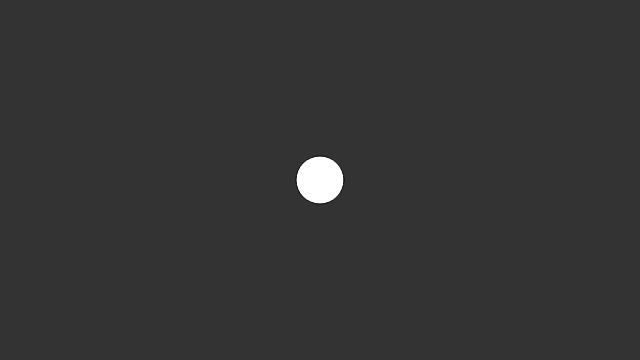
Frame 1 (no input)
Frame 60 (no input): identical to frame 1, image omitted
Frame 120 (the mouse pressed at the canvas centre since frame 60): identical to frame 1, image omitted

The p5.js sketch that drew this single still picture (run headless with seeded random() and noise() and a simulated clock; from frame 60 on, the mouse is pressed at the canvas centre):

// p5.js sketch
// ── sketch.js
var particle;

function setup() {
  createCanvas(640, 360);
  particle = new Particle();
}

function draw() {
  background(51);
  particle.update();
  particle.display();
}

// ── particle.js
function Particle() {
  this.pos = createVector(width/2, height/2);
  this.vel = createVector(0,0);
  this.acc = createVector(0,0);

  this.update = function() {
    this.vel.add(this.acc);
    this.pos.add(this.vel);
  }

  this.display = function() {
    fill(255);
    ellipse(this.pos.x, this.pos.y, 48, 48);
  }
}
